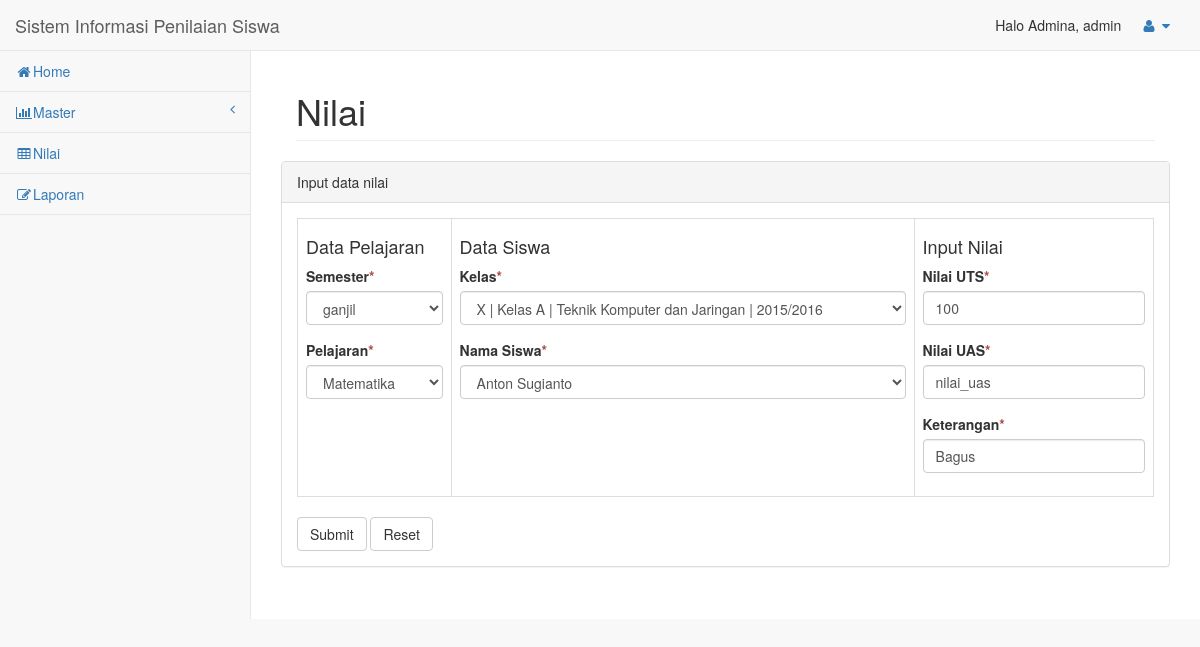
The app's page /admin/edit_nilaiguru.php?id_nilai=3 (signed in) with its own data.
### tables this page shows
CREATE TABLE `tbl_nilai` (
  `id_nilai` int(4) NOT NULL,
  `semester` enum('ganjil','genap') NOT NULL,
  `id_pelajaran` int(4) NOT NULL,
  `id_kelas` int(4) NOT NULL,
  `nip` bigint(20) NOT NULL,
  `nis` bigint(20) NOT NULL,
  `nilai_uts` int(3) NOT NULL,
  `nilai_uas` int(3) NOT NULL,
  `keterangan` varchar(50) NOT NULL
);

CREATE TABLE `tbl_pelajaran` (
  `id_pelajaran` int(4) NOT NULL,
  `nama_pelajaran` varchar(30) NOT NULL,
  `keterangan` varchar(30) NOT NULL
);

CREATE TABLE `tbl_kelas` (
  `id_kelas` int(4) NOT NULL,
  `kelas` varchar(3) NOT NULL,
  `nama_kelas` varchar(10) NOT NULL,
  `nip` bigint(19) UNSIGNED NOT NULL,
  `tahun_ajaran` varchar(10) NOT NULL,
  `jurusan` varchar(30) NOT NULL
);

CREATE TABLE `tbl_siswa` (
  `nis` varchar(19) NOT NULL,
  `nama` varchar(30) NOT NULL,
  `jk` enum('pria','wanita') NOT NULL,
  `agama` varchar(20) NOT NULL,
  `tempat_lhr` varchar(30) NOT NULL,
  `tanggal_lhr` date NOT NULL,
  `alamat` varchar(100) NOT NULL,
  `no_tlp` bigint(13) NOT NULL,
  `tahun_angkatan` int(4) NOT NULL,
  `status` enum('aktif','lulus','keluar') NOT NULL
);

### admin/edit_nilaiguru.php (the view, shortened to what this page needs)
<!DOCTYPE html>
<html lang="en">
<head>
    <link href="assets/vendor/bootstrap/css/bootstrap.min.css" rel="stylesheet">
    <link href="assets/vendor/metisMenu/metisMenu.min.css" rel="stylesheet">
    <link href="assets/vendor/datatables-plugins/dataTables.bootstrap.css" rel="stylesheet">
    <link href="assets/vendor/datatables-responsive/dataTables.responsive.css" rel="stylesheet">
    <link href="assets/dist/css/sb-admin-2.css" rel="stylesheet">
    <link href="assets/vendor/font-awesome/css/font-awesome.min.css" rel="stylesheet" type="text/css">
</head>
<body>
<?php
    include "include/headerup.php";
    include "include/header.php";
    $param=$_GET['id_nilai'];
    $sql = "SELECT *, tbl_guru.nama as namaguru, tbl_nilai.keterangan as keterangannilai FROM tbl_nilai inner join tbl_guru on tbl_nilai.nip = tbl_guru.nip inner join tbl_pelajaran on tbl_nilai.id_pelajaran = tbl_pelajaran.id_pelajaran inner join tbl_kelas on tbl_nilai.id_kelas = tbl_kelas.id_kelas inner join tbl_siswa on tbl_nilai.nis = tbl_siswa.nis where id_nilai='$param'";
    $query = mysql_query($sql);
    $r = mysql_fetch_array($query);
?>
        <div id="page-wrapper">
            <div class="container-fluid">
                <div class="row">
                    <div class="col-lg-12">
                        <h1 class="page-header">Nilai</h1>
                    </div>
                    <div class="row">
                <div class="col-lg-12">
                    <div class="panel panel-default">
                        <div class="panel-heading">
                            Input data nilai
                        </div>
                        <div class="panel-body">
                            <div class="row">
                                <div class="col-lg-12">
                                    <form method="post">
                    <table class="table table-bordered" border="8">
                    <td>
                    <h4>Data Pelajaran</h4>
                    <div class="form-group">
                    <label class="control-label">Semester<span class="text-danger">*</span></label>
                    <select class="form-control" name="semester" required="" onchange="javascript:get(this)">
                        <option value="<?php echo $r['semester'];?>"><?php echo $r['semester'];?></option>
                    </select>
                    </div>
                    <div class="form-group">
                    <label class="control-label">Pelajaran<span class="text-danger">*</span></label>
                    <select class="form-control" name="pelajaran" required="" onchange="javascript:get(this)">
                            <option value ="<?php echo $r['id_pelajaran'];?>"><?php echo $r['nama_pelajaran'];?></option>
                    </select>
                    </div>
                    </td>
                    <td>
                    <h4>Data Siswa</h4>
                    <div class="form-group">
                    <label class="control-label">Kelas<span class="text-danger">*</span></label>
                    <select class="form-control" name="kelas" required="" onchange="javascript:get(this)">
                            <option value="<?php echo $r['id_kelas'];?>"><?php echo $r['kelas'];?> | <?php echo $r['nama_kelas'];?> | <?php echo $r['jurusan'];?> | <?php echo $r['tahun_ajaran'];?></option>
                    </select>
                    </div>
                    <div class="form-group">
                    <label class="control-label">Nama Siswa<span class="text-danger">*</span></label>
                    <select class="form-control" name="nama_siswa" required="" onchange="javascript:get(this)">
                            <option value ="<?php echo $r['nis'];?>"><?php echo $r['nama'];?></option>
                    </select>
                    </div>
                    </td>
                    <td>
                    <h4>Input Nilai</h4>
                    <div class="form-group">
                    <label class="control-label">Nilai UTS<span class="text-danger">*</span></label>
                    <input type="text" name="uts" class="form-control" value="<?php echo $r['nilai_uts'];?>">
                    </div>
                    <div class="form-group">
                    <label class="control-label">Nilai UAS<span class="text-danger">*</span></label>
                    <input type="text" name="uas" class="form-control" value="nilai_uas">
                    </div>
                    <div class="form-group">
                    <label class="control-label">Keterangan<span class="text-danger">*</span></label>
                    <input type="text" name="keterangan" class="form-control" value="<?php echo $r['keterangannilai'];?>">
                    </div>
                </td>
            </table>
                                        <button type="submit" name="submit" value="submit" class="btn btn-default">Submit</button>
                                        <button type="reset" class="btn btn-default">Reset</button>
                                    </form>
                                </div>
                            </div>
                        </div>
                    </div>
                </div>
        </div>
    </div>
</div>
</div>
    </div>
</body>
</html>

### records on screen
tbl_nilai: semester "ganjil", pelajaran "Matematika", kelas "X | Kelas A | Teknik Komputer dan Jaringan | 2015/2016", nama_siswa "Anton Sugianto", uts "100", keterangan "Bagus"

### other values on screen
$nama_active "Admina"
$level "admin"
